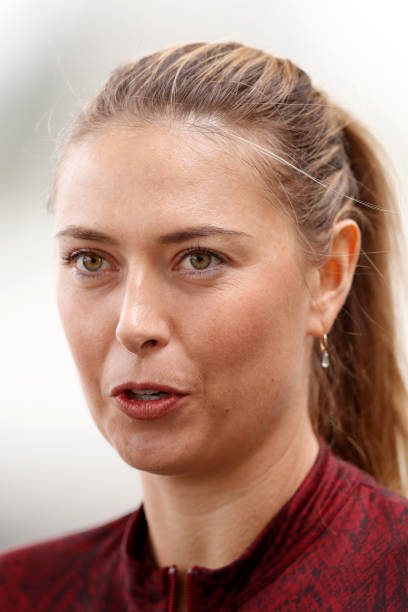
#> input picture model/test_images/1.jpg, 408 x 612 px
$ jupyter execute --allow-errors sports_person_classifier_model.ipynb   (shell and % lines are left out)
#> lines starting #> are read from the running program, lines starting #| are printed output that depends on the picture
[cell 1]
#installing required moduls

[cell 2]
import numpy as np
import cv2
import matplotlib
from matplotlib import pyplot as plt

[cell 3]
img = cv2.imread('./test_images/1.jpg')
#> img is the input picture: shape (612, 408, 3); mean B, G, R 127.4, 140.7, 177.5
img.shape
#> Out = (612, 408, 3)

[cell 4]
plt.imshow(img)

[cell 5]
gray = cv2.cvtColor(img, cv2.COLOR_BGR2GRAY)
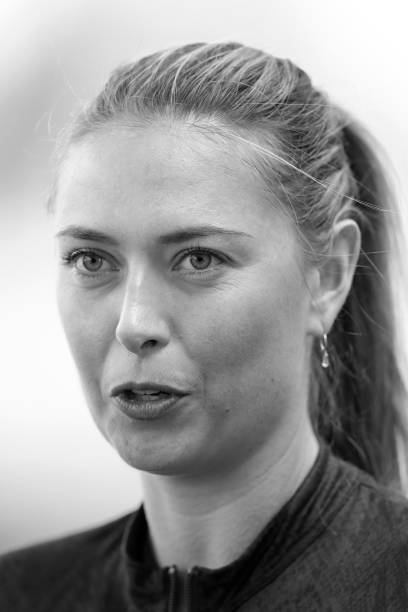
#> gray: shape (612, 408); min 0, max 255, mean 150.2
gray.shape
#> Out = (612, 408)

[cell 6]
gray

[cell 7]
plt.imshow( gray,cmap='gray')

[cell 8]
face_cascade = cv2.CascadeClassifier('./opencv/haarcascades/haarcascade_frontalface_default.xml')
eye_cascade  = cv2.CascadeClassifier('./opencv/haarcascades/haarcascade_eye.xml')

faces = face_cascade.detectMultiScale(gray, 1.3,5)
#> faces = [[11, 164, 255, 255]]
faces
#> Out = [[11, 164, 255, 255]]

[cell 9]
(x, y, w, h ) = faces[0]
#> x = 11; y = 164; w = 255; h = 255
x,y,w,h
#> Out = (11, 164, 255, 255)

[cell 10]
face_img = cv2.rectangle(img,(x,y),(x+w,y+h),(255,0,0),2)
plt.imshow(face_img)

[cell 11]
cv2.destroyAllWindows()
for ( x, y, w, h ) in faces:
    face_img = cv2.rectangle(img,(x,y),(x+w,y+h),(255,0,0),2)
    roi_gray = gray[y:y+h , x:x+w]
    roi_color= face_img[y:y+h, x:x+w]
    eyes = eye_cascade.detectMultiScale( roi_gray )
    for (ex, ey, ew, eh) in eyes:
        cv2.rectangle( roi_color,(ex,ey),(ex+ew,ey+eh),(0,255,0),2)
#> this loop made 1 pass
#> pass 1, `roi_gray = gray[y:y+h , x:x+w]`:
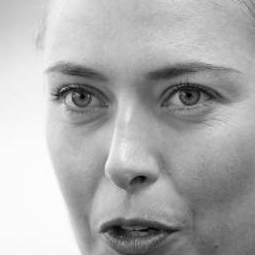
#> roi_gray: shape (255, 255); min 1, max 255, mean 174
#> after the loop:
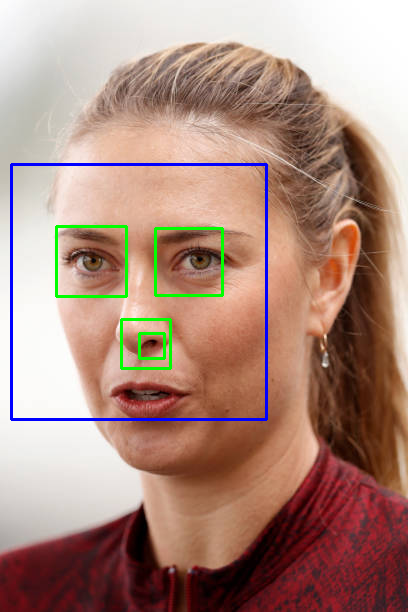
#> img: shape (612, 408, 3); mean B, G, R 127.2, 139.5, 172.8
#> after the loop:
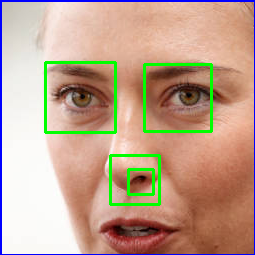
#> roi_color: shape (255, 255, 3); mean B, G, R 142.4, 163.1, 191.8


plt.figure()
plt.imshow(face_img, cmap ='gray')
plt.show()

[cell 12]
plt.imshow( roi_color , cmap='gray')

[cell 13]
def get_cropped_image_if_2_eyes(image_path):
#> called with image_path = './test_images/1.jpg'
    img = cv2.imread(image_path)
    gray = cv2.cvtColor(img, cv2.COLOR_BGR2GRAY )
    faces = face_cascade.detectMultiScale( gray ,1.3, 5 )
#> faces = [[11, 164, 255, 255]]

    for ( x, y, w, h) in faces:
        roi_gray = gray[y:y+h , x:x+w]
        roi_color = img[y:y+h , x:x+w]
        eyes = eye_cascade.detectMultiScale(roi_gray)

        if len(eyes) >= 2 :
            return roi_color

[cell 14]
original_image = cv2.imread('./test_images/1.jpg')
plt.imshow(original_image)

[cell 15]
cropped_image = get_cropped_image_if_2_eyes('./test_images/1.jpg')
plt.imshow(cropped_image)

[cell 16]
org_image_obstructed = cv2.imread('./test_images/29.jpg')
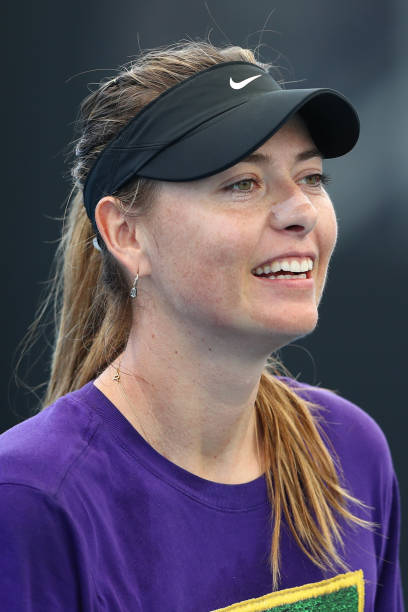
#> input picture model/test_images/29.jpg, 408 x 612 px
#> org_image_obstructed is the input picture: shape (612, 408, 3); mean B, G, R 96.9, 80.6, 90.4
plt.imshow(org_image_obstructed)

[cell 17]
cropped_second_image = get_cropped_image_if_2_eyes('./test_images/29.jpg')
#> call 2 of get_cropped_image_if_2_eyes, with image_path = './test_images/29.jpg'
#> in get_cropped_image_if_2_eyes (call 2), `gray = cv2.cvtColor(img, cv2.COLOR_BGR2GRAY )`:
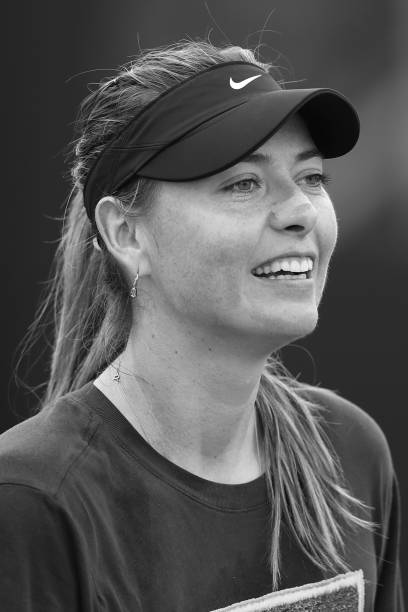
#> gray: shape (612, 408); min 0, max 255, mean 85.4
#> in get_cropped_image_if_2_eyes (call 2), `faces = face_cascade.detectMultiScale( gray ,1.3, 5 )`: faces = [[223, 132, 142, 142]]
#> the loop in get_cropped_image_if_2_eyes, `for ( x, y, w, h) in faces:` made 1 pass
#> (x, y, w, h, eyes) on pass 1: (223, 132, 142, 142, [[6, 34, 36, 36], [65, 26, 45, 45]])
#> pass 1, in get_cropped_image_if_2_eyes (call 2), `roi_gray = gray[y:y+h , x:x+w]`:
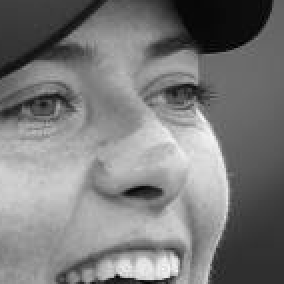
#> roi_gray: shape (142, 142) (shown 2 times larger); min 0, max 251, mean 122.8
#> pass 1, in get_cropped_image_if_2_eyes (call 2), `roi_color = img[y:y+h , x:x+w]`:
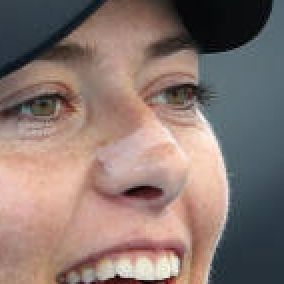
#> roi_color: shape (142, 142, 3) (shown 2 times larger); mean B, G, R 111.7, 117.8, 136.6
cropped_second_image

[cell 18]
plt.imshow(cropped_second_image)

[cell 19]
path_to_data = "./dataset"
path_to_cr_data = "./dataset/cropped"

[cell 20]
import os
img_dirs = []
for entry in os.scandir(path_to_data):
    if entry.is_dir():
        img_dirs.append(entry.path)

[cell 21]
img_dirs

[cell 22]
import shutil
if os.path.exists(path_to_cr_data):
    shutil.rmtree(path_to_cr_data)
    os.mkdir( path_to_cr_data )

[cell 23]
cropped_image_dirs = []
celebrity_file_names_dict = {}
for img_dir in img_dirs:
    count = 1
    celebrity_name = img_dir.split('\\')[-1]
    celebrity_file_names_dict[celebrity_name] = []
    for entry in os.scandir(img_dir):
        roi_color = get_cropped_image_if_2_eyes(entry.path)
#> call 3 of get_cropped_image_if_2_eyes, with image_path = './dataset/Lionel_Messi_Photos/110.jpg'
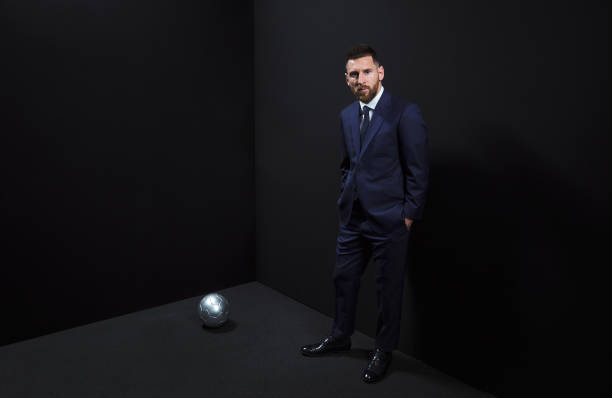
#> input picture model/dataset/Lionel_Messi_Photos/110.jpg, 612 x 398 px
#> in get_cropped_image_if_2_eyes, img is the input picture: shape (398, 612, 3); mean B, G, R 21.8, 18.9, 19.3
#> in get_cropped_image_if_2_eyes (call 3), `faces = face_cascade.detectMultiScale( gray ,1.3, 5 )`: faces = [[338, 56, 46, 46]]
#> the loop in get_cropped_image_if_2_eyes (call 3), `for ( x, y, w, h) in faces:` made 1 pass
#> pass 1, in get_cropped_image_if_2_eyes (call 3), `roi_color = img[y:y+h , x:x+w]`:
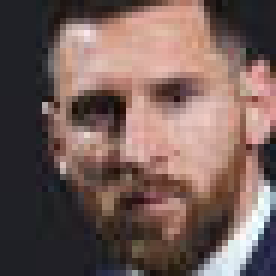
#> roi_color: shape (46, 46, 3) (shown 6 times larger); mean B, G, R 88.9, 93.7, 116.1
        if roi_color is not None:
            cropped_folder = path_to_cr_data + celebrity_name
            if not os.path.exists(cropped_folder):
                os.makedirs(cropped_folder)
                cropped_image_dirs.append(cropped_folder)
                print("Generating cropped images in folder: ",cropped_folder)
            cropped_file_name = celebrity_name + str(count) + ".png"
            cropped_file_path = cropped_folder + "/" + cropped_file_name
            cv2.imwrite(cropped_file_path, roi_color)
            celebrity_file_names_dict[celebrity_name].append(cropped_file_path)
            count += 1

[cell 24]
celebrity_file_names_dict = {}
for img_dir in cropped_image_dirs:
    celebrity_name = img_dir.split('/')[-1]
    file_list = []
    for entry in os.scandir(img_dir):
        file_list.append(entry.path)
    celebrity_file_names_dict[celebrity_name] = file_list
celebrity_file_names_dict

[cell 25]
class_dict = {}
count = 0
for celebrity_name in celebrity_file_names_dict.keys():
    class_dict[celebrity_name] = count
    count = count + 1
#> this loop made 0 passes
#> after the loop, class_dict = 0 items; count = 0
class_dict
